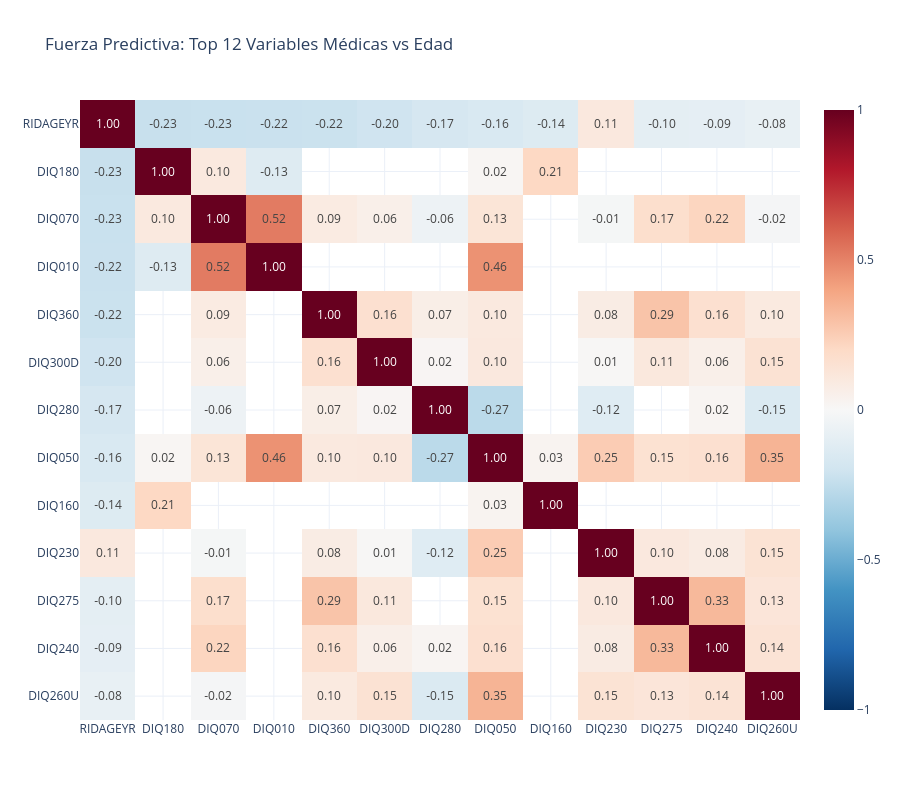

Source (notebook cell):
### Markdown cell above
## 3. Matriz de Correlación: Identificando los Jinetes del Envejecimiento

Para construir un `healthy_aging_score` robusto, cruzamos matemáticamente la Edad con las respuestas del Cuestionario Médico. 

> [!WARNING]
> **Manual de Lectura de la Matriz:**
> * **Rojo (Valores Negativos):** Cuando la edad sube, esta variable baja.
> * **Azul (Valores Positivos):** Cuando la edad sube, esta variable sube.
> * **El Número (0 a 1):** Es la fuerza magnética de la relación. `0.0` significa que no tienen nada que ver. Un valor superior a `0.3` o `0.4` (ya sea azul o rojo) es oro puro: indica un fuerte predictor de la edad.
> 
> *Nota Técnica:* Aunque el motor cruzó más de 50 variables, el gráfico filtra solo las **12 más importantes** para garantizar tu legibilidad.

### Code cell
import numpy as np

cols_numericas = df.select_dtypes(include=['float64', 'int64']).columns
cuestionario_vars = [c for c in cols_numericas if c.startswith('DPQ') or c.startswith('DIQ') or c == 'RIDAGEYR']

if len(cuestionario_vars) > 1:
    corr_full = df[cuestionario_vars].corr()
    
    # Extraer las 12 variables más correlacionadas (positivo o negativo) con la Edad
    top_vars = corr_full['RIDAGEYR'].abs().sort_values(ascending=False).head(13).index
    corr_top = df[top_vars].corr()
    
    fig2 = px.imshow(
        corr_top, 
        title="Fuerza Predictiva: Top 12 Variables Médicas vs Edad", 
        color_continuous_scale='RdBu_r',
        zmin=-1, zmax=1,
        text_auto='.2f',
        aspect='auto'
    )
    fig2.update_layout(font=dict(size=12), width=900, height=800)
    fig2.show()
else:
    print("Faltan datos de cuestionario para correlacionar.")

### Figure 1 — Plotly figure (JSON) as saved in the notebook; plotly's stock layout.template omitted (floating-point values rounded to 4 significant figures; data arrays with more than 128 entries replaced by an {"elided": "..."} marker saying what was removed)
{"data": [{"coloraxis": "coloraxis", "hovertemplate": "x: %{x}<br>y: %{y}<br>color: %{z}<extra></extra>", "name": "0", "texttemplate": "%{z:.2f}", "type": "heatmap", "x": ["RIDAGEYR", "DIQ180", "DIQ070", "DIQ010", "DIQ360", "DIQ300D", "DIQ280", "DIQ050", "DIQ160", "DIQ230", "DIQ275", "DIQ240", "DIQ260U"], "xaxis": "x", "y": ["RIDAGEYR", "DIQ180", "DIQ070", "DIQ010", "DIQ360", "DIQ300D", "DIQ280", "DIQ050", "DIQ160", "DIQ230", "DIQ275", "DIQ240", "DIQ260U"], "yaxis": "y", "z": {"elided": "13x13 float values"}}], "layout": {"coloraxis": {"autocolorscale": false, "cmax": 1, "cmin": -1, "colorscale": [[0, "rgb(5,48,97)"], [0.1, "rgb(33,102,172)"], [0.2, "rgb(67,147,195)"], [0.3, "rgb(146,197,222)"], [0.4, "rgb(209,229,240)"], [0.5, "rgb(247,247,247)"], [0.6, "rgb(253,219,199)"], [0.7, "rgb(244,165,130)"], [0.8, "rgb(214,96,77)"], [0.9, "rgb(178,24,43)"], [1, "rgb(103,0,31)"]]}, "font": {"size": 12}, "height": 800, "title": {"text": "Fuerza Predictiva: Top 12 Variables Médicas vs Edad"}, "width": 900, "xaxis": {"anchor": "y", "domain": [0, 1]}, "yaxis": {"anchor": "x", "autorange": "reversed", "domain": [0, 1]}}}
